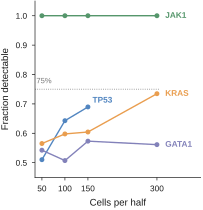

The script that saved this image:
"""Figure 3g (composite letter) - Depth titration reveals gene-dependent gains.

Data-direct. Source: results/split_half_power_curve.csv, PCA-50 space (canonical).
Fraction of variants detectable vs cells per half (50/100/150/300). JAK1 is already
saturated at 50 cells/half; TP53, KRAS and GATA1 improve only modestly and plateau
below 75%. (The committed curve stores point estimates only, no bootstrap ribbon;
TP53 has no 300-cell rung.)
Message: adding cells helps only when the allele-specific effect window is wide enough.

Layout notes (Nature Methods pass): the gene key is NOT repeated here. Each curve is
labelled directly at its end in the gene colour, which also makes the panel readable
in greyscale (position identifies the curve, colour only reinforces it).

Run:  python fig3e_titration.py  ->  fig3e_titration.pdf (+ .png)
"""
from __future__ import annotations

import fig3_data as D
import nm_style as S

W_MM, H_MM = 54.6, 58.5


def main() -> None:
    S.apply_rcparams()
    pw = D.power_curve("pca50")

    fig, ax = S.panel(W_MM, H_MM)
    ends = {}
    for gene in S.GENE_ORDER:
        s = pw[pw.gene == gene].sort_values("n_sub")
        ax.plot(s.n_sub, s.frac_detectable, "-o", color=S.GENE_COLORS[gene],
                lw=1.0, ms=2.6, zorder=3)
        ends[gene] = (float(s.n_sub.iloc[-1]), float(s.frac_detectable.iloc[-1]))

    # reference line stops before the label column so it cannot strike a label
    ax.plot([35, 305], [0.75, 0.75], color=S.GREY, ls=":", lw=0.6, zorder=1)
    ax.text(38, 0.765, "75%", fontsize=5.5, color=S.GREY, va="bottom", ha="left")
    ax.set_xlabel("Cells per half")
    ax.set_ylabel("Fraction detectable")
    ax.set_xticks([50, 100, 150, 300])
    # Every plotted value lies between 0.507 and 1.000, so a 0-1.08 axis left the
    # lower half of the panel empty. Line plots do not require a zero baseline;
    # the axis is clipped to the occupied range (plus margin) and the 75% guide
    # keeps the "plateau below 75%" claim readable.
    ax.set_ylim(0.45, 1.05)
    ax.set_yticks([0.5, 0.6, 0.7, 0.8, 0.9, 1.0])
    ax.set_xlim(35, 395)
    S.despine(ax)
    ax.tick_params(length=2.2)

    # ---- direct end-of-curve labels (replace the repeated gene legend) ----
    for gene, (x, y) in ends.items():
        col = S.GENE_COLORS[gene]
        if x >= 300:                      # curve reaches the right edge
            ax.text(x * 1.06, y, gene, color=col, fontsize=6, fontweight="bold",
                    va="center", ha="left")
        else:                             # TP53 stops at 150 (no 300-cell rung)
            ax.text(x + 10, y + 0.022, gene, color=col, fontsize=6,
                    fontweight="bold", va="center", ha="left")

    S.save(fig, "fig3e_titration")
    print(pw.pivot_table(index="gene", columns="n_sub", values="frac_detectable")
          .reindex(S.GENE_ORDER).round(3).to_string())


if __name__ == "__main__":
    main()
